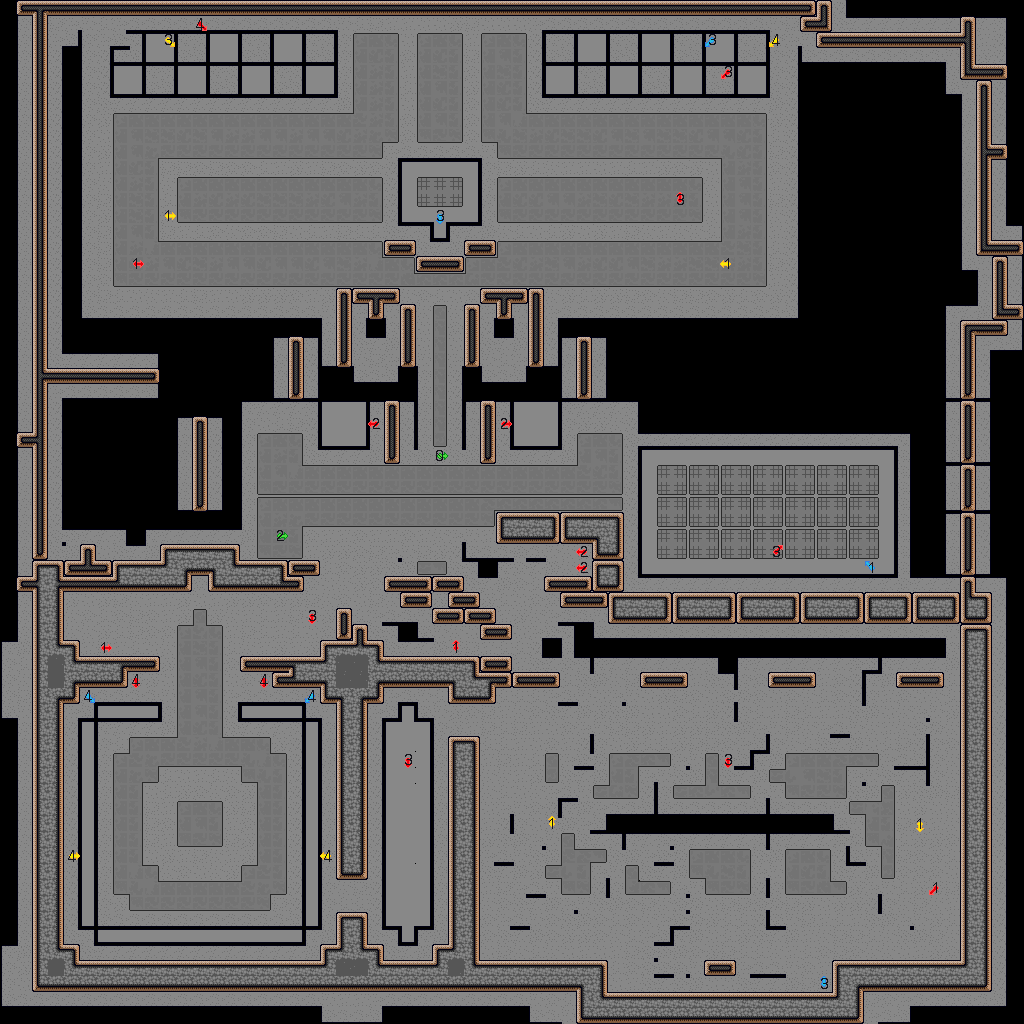

A level layout from a 2D game, rendered from its tile map. Below: a short description, then the map file with tile-grid data replaced by summaries:
An orthogonal 64x64 tile map with 16x16 px tiles, 2 tile layers (Ground, Flags), 2 hidden layers not drawn, 2 tilesets and 14 objects (ground).

<map version="1.10" tiledversion="1.12.2" orientation="orthogonal" renderorder="left-up" width="64" height="64" tilewidth="16" tileheight="16" infinite="0" nextlayerid="19" nextobjectid="574">
 <tileset firstgid="1" source="tileset.tsx" />
 <tileset firstgid="235" source="tileset_flags2.tsx" />
 <layer id="1" name="Empty Ground" width="64" height="64" visible="0" locked="1">
  <data>[4096 cells, 4096 non-empty, 1 distinct tile ids]</data>
 </layer>
 <layer id="13" name="Ground" width="64" height="64" locked="1">
  <data>[4096 cells, 4096 non-empty, 134 distinct tile ids]</data>
 </layer>
 <layer id="17" name="Flags" width="64" height="64">
  <properties>
   <property name="flags" type="bool" value="true" />
  </properties>
  <data>[4096 cells, 33 non-empty, 27 distinct tile ids]</data>
 </layer>
 <objectgroup color="#ffff00" id="14" name="Object" locked="1">
  <object id="365" template="dir_light.tx" x="432" y="690">
   <properties>
    <property name="cone" type="float" value="0.07" />
   </properties>
  </object>
  <object id="366" template="dir_light.tx" x="664" y="690" />
  <object id="367" template="dir_light.tx" x="720" y="958">
   <properties>
    <property name="dir" type="float" value="0.25" />
   </properties>
  </object>
  <object id="368" template="dir_light.tx" x="792" y="690" />
  <object id="369" template="dir_light.tx" x="848" y="958">
   <properties>
    <property name="dir" type="float" value="0.25" />
   </properties>
  </object>
  <object id="371" template="dir_light.tx" x="376" y="328" />
  <object id="373" template="dir_light.tx" x="504" y="328" />
  <object id="377" template="dir_light.tx" x="920" y="690" />
  <object id="378" template="dir_light.tx" x="536" y="690" />
  <object id="379" template="dir_light.tx" x="592" y="958">
   <properties>
    <property name="dir" type="float" value="0.25" />
   </properties>
  </object>
  <object id="380" template="ground_light.tx" type="ground" x="200" y="824">
   <properties>
    <property name="color" type="color" value="#c8ff825c" />
   </properties>
  </object>
 </objectgroup>
 <objectgroup id="18" name="spawn" visible="0" locked="1">
  <object id="548" x="416" y="512">
   <properties>
    <property name="spawn" type="bool" value="true" />
   </properties>
   <point />
  </object>
  <object id="553" x="832" y="512">
   <properties>
    <property name="mob" type="bool" value="true" />
    <property name="x2" type="float" value="1344" />
    <property name="y2" type="float" value="600" />
   </properties>
   <point />
  </object>
 </objectgroup>
 <layer id="15" name="Arena" width="64" height="64" visible="0" locked="1">
  <data>[4096 cells, 4096 non-empty, 17 distinct tile ids]</data>
 </layer>
 <objectgroup color="#ffff00" id="16" name="Object" visible="0" locked="1">
  <object id="573" x="336" y="528">
   <properties>
    <property name="spawn" type="bool" value="true" />
   </properties>
   <point />
  </object>
 </objectgroup>
</map>
